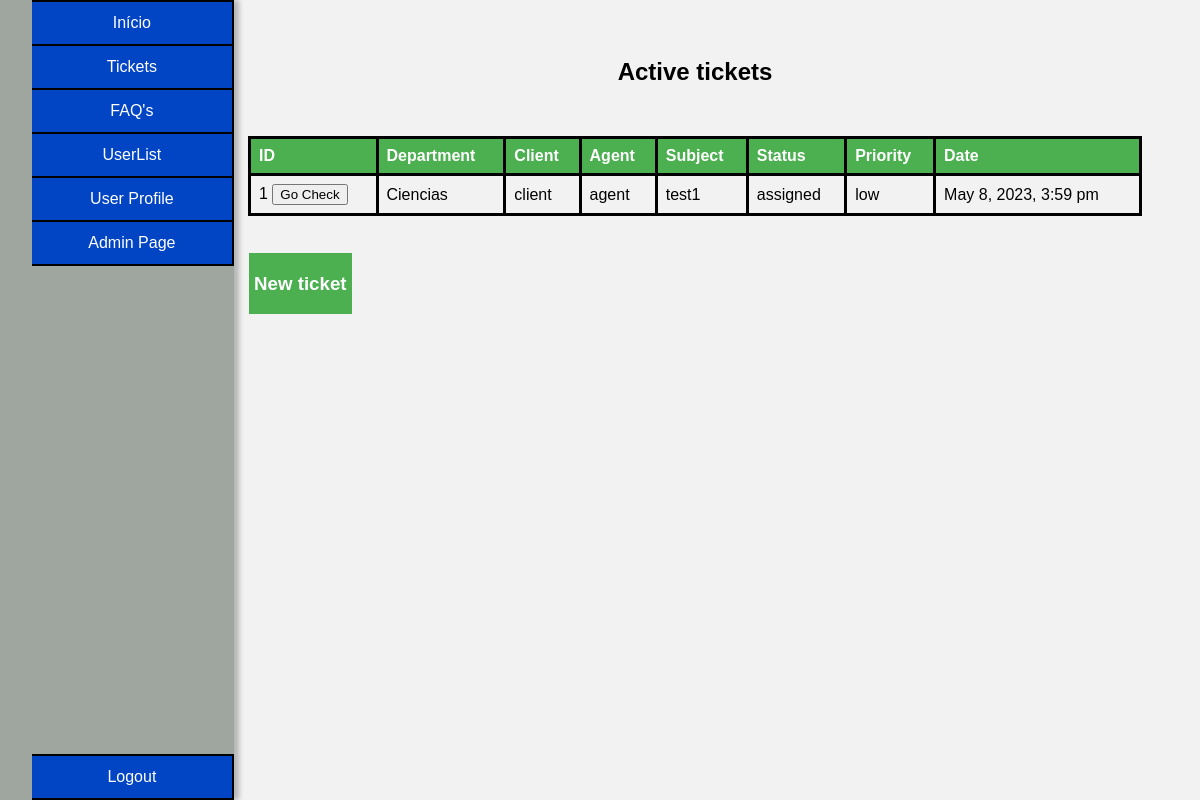
Page /tickets.php (signed in) on the earlier database version.
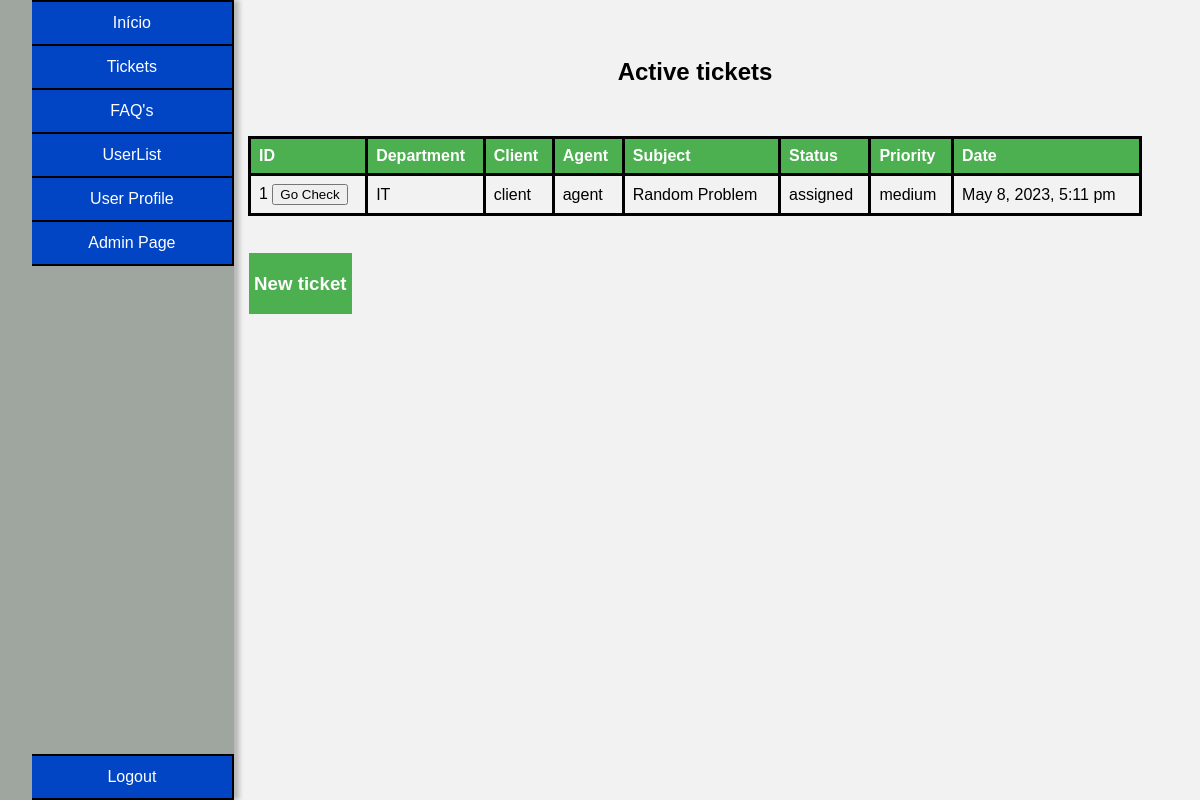
Same page on the later database version.
### tables this page shows
CREATE TABLE tickets(
    id INTEGER PRIMARY KEY,
    department_id INTEGER,
    client_id INTEGER,
    agent_id INTEGER,
    subject VARCHAR(200) NOT NULL,
    description TEXT NOT NULL,
    status VARCHAR(10) CHECK(status = 'open' or status = 'assigned' or status = 'closed') NOT NULL,
    priority VARCHAR(10) CHECK(priority = 'low' or priority = 'medium' or priority ='high') NOT NULL,
    created_at DATETIME NOT NULL,
    updated_at DATETIME,
    FOREIGN KEY (department_id) REFERENCES department(id),
    FOREIGN KEY (client_id) REFERENCES user(id),
    FOREIGN KEY (agent_id) REFERENCES user(id)
);

CREATE TABLE department(
    id INTEGER PRIMARY KEY,
    name VARCHAR(50) NOT NULL
);

CREATE TABLE user(
    id INTEGER PRIMARY KEY,
    name VARCHAR(50) NOT NULL,
    username VARCHAR(50) UNIQUE NOT NULL,
    email VARCHAR(50) UNIQUE NOT NULL,
    password VARCHAR(255) NOT NULL,
    role VARCHAR(10) CHECK(role = 'client' or role = 'agent' or role = 'admin') NOT NULL,
    department_id INTEGER,
    FOREIGN KEY (department_id) REFERENCES department(id)
);

### functions.php (the view, shortened to what this page needs)
<?php
function searchUser($id){
    $db = getDatabaseConnection();
    $stmt = $db->prepare('SELECT * FROM user WHERE id = ?');
    $stmt->execute(array($id));
    return $stmt->fetch();
}
function getTicketsTableForUser($paramter){
    $db = getDatabaseConnection();
    $user = searchUser($_SESSION["user_id"]);
    if($paramter == 0){
        $stmt = $db->prepare('SELECT * FROM tickets WHERE client_id = ?');
        $stmt->execute(array($user["id"]));
        $tickets = $stmt->fetchAll();
    }
    else if($paramter == 1){
        $stmt = $db->prepare('SELECT * FROM tickets WHERE agent_id = ?');
        $stmt->execute(array($user["id"]));
        $tickets = $stmt->fetchAll();
    }
    else if($paramter == 2){
        $stmt = $db->prepare('SELECT * FROM tickets');
        $stmt->execute();
        $tickets = $stmt->fetchAll();
    }
    foreach ($tickets as $ticket) {
        $stmt = $db->prepare('SELECT * FROM department WHERE id = ?');
        $stmt->execute(array($ticket['department_id']));
        $department = $stmt->fetch();
        $stmt = $db->prepare('SELECT * FROM user WHERE id = ?');
        $stmt->execute(array($ticket['client_id']));
        $c_user = $stmt->fetch();
        $stmt = $db->prepare('SELECT * FROM user WHERE id = ?');
        $stmt->execute(array($ticket['agent_id']));
        $a_user = $stmt->fetch();
        echo "<tr>
            <td>" .$ticket['id']. "   <button onclick=sendDataTicket('". $ticket['id'] ."')>Go Check</button></td>
            <td>" . $department['name'] . "</td>
            <td>" . $c_user['name'] . "</td>
            <td>" . $a_user['name'] . "</td>
            <td>" . $ticket['subject'] . "</td>
            <td>" . $ticket['status'] . "</td>
            <td>" . $ticket['priority'] . "</td>
            <td>" . $ticket['updated_at'] . "</td>
            </tr>";
}
}
?>

Differences in the rows shown:
changed tickets "assigned": department.name "Ciencias" → "IT"; subject "test1" → "Random Problem"; priority "low" → "medium"; updated_at "May 8, 2023, 3:59 pm" → "May 8, 2023, 5:11 pm"
